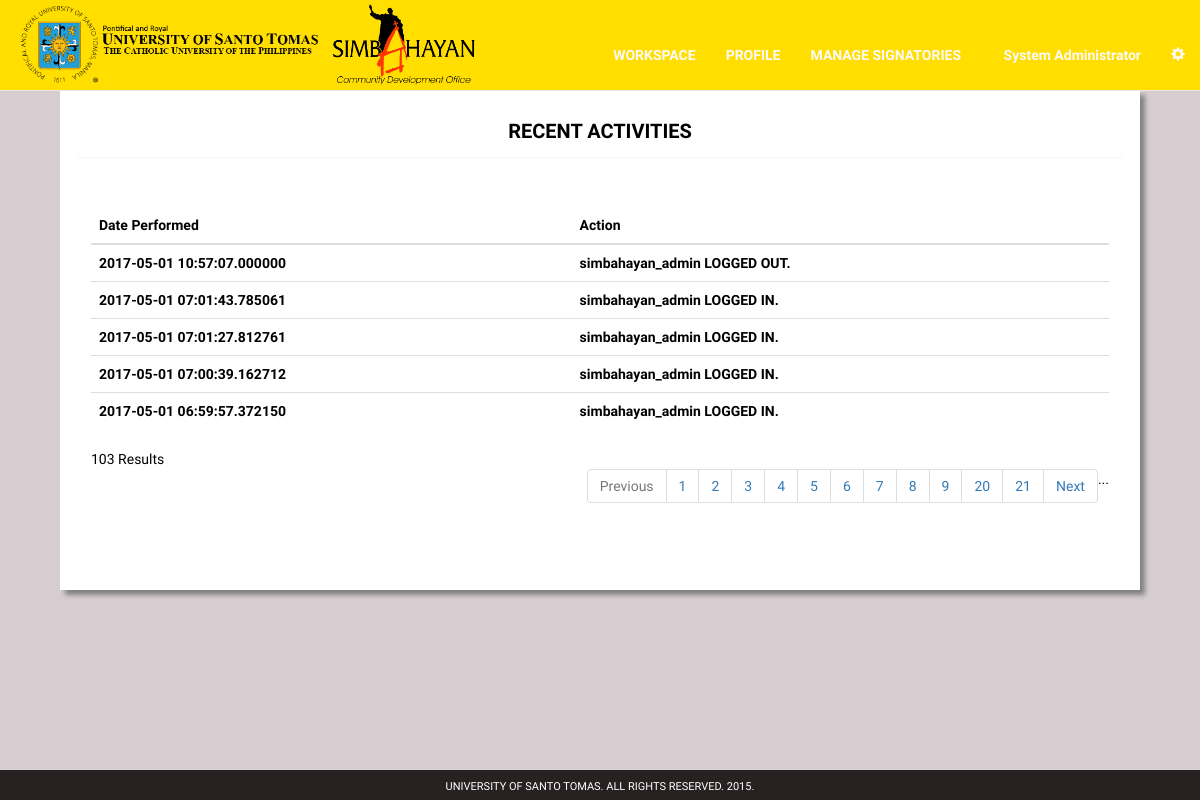
The page /admin-log.php (signed in) on the database its author committed.
### tables this page shows
CREATE TABLE `audit_trail` (
  `audit_id` int(11) NOT NULL,
  `user_id` int(11) NOT NULL,
  `action` varchar(250) NOT NULL,
  `datetime` timestamp(6) NOT NULL DEFAULT CURRENT_TIMESTAMP(6) ON UPDATE CURRENT_TIMESTAMP(6)
);

### admin-log.php (the view, shortened to what this page needs)
<?php
include "mysql_connect.php";
?>
<!DOCTYPE html>
<html lang="en">
<head>
    <link href="css/bootstrap.min.css" rel="stylesheet">
</head>
	<body style = "background-color: #d8ced1; font-family: 'RobotoDraft'; height: 100%; color: #222; font-size: 14px; padding-top: 5%; padding-bottom: 5%;">
  <div class = "wrapper">
<nav class="navbar navbar-default navbar-fixed-top">
<div class="container-fluid">
<div class="navbar-header">
<a href="admin.php"><img src= "images/ust_logo1.png" style = "height: 90px;"></a>
<a href="admin.php"><img src= "images/simba_logo.png" style = "height: 90px;"></a>
</div>
<div class="collapse navbar-collapse" id="bs-example-navbar-collapse-1">
  <ul class="nav navbar-nav" style = "margin-left: 120px; margin-top: 30px;">
    <li class="active"><a href="admin.php"><b>WORKSPACE</b><span class="sr-only">(current)</span></a></li>
    <li><a href="admin-profile.php"><b>PROFILE</b></a></li>
<li><a href="manage-simbahayan-1.php"><b>MANAGE SIGNATORIES</b></a></li>
  </ul>
  <ul class="nav navbar-nav navbar-right" style = "margin-top: 30px;">
    <li><a href="admin-profile.html"><b><?php echo $_SESSION['name'];?></b></a></li>
    <li class="dropdown">
      <a href="#" class="dropdown-toggle" data-toggle="dropdown" role="button" aria-haspopup="true" aria-expanded="false"><span class="glyphicon glyphicon-cog" aria-hidden="true"></span></a>
    </li>
  </ul>
</div>
</div>
</nav>
    <div class = "container">
               <div class = "col-md-12" style = "div-align: center; margin-top: 30px;">
            <div class = "col-md-12">
                <div class = "panel panel-body" style = "width: 100%; border-radius: 0;height: 500px; color: #000; background-color: #fff; box-shadow: 5px 5px 5px grey;">
                  <div class = "panel panel-heading" style = "font-size: 20px; color: #000; font-weight: bold;"><center>RECENT ACTIVITIES</center></div>
                  <div class = "col-md-12" style = "margin-top: 30px; font-size: 14px; height: 350px; overflow-y: scroll;">
                  <table class = "table table-hover">
                      <thead>
                          <th>Date Performed</th>
                          <th>Action</th>
                      </thead>
                    <tbody>
                    <?php
                    $tableName="audit_trail";
$limit = 5;
$query = "SELECT * FROM $tableName";
$result = mysqli_query($link,$query);
$total_pages = mysqli_num_rows($result);
$stages = 3;
$page = mysql_escape_string($_GET['page']);
if($page){
$start = ($page - 1) * $limit;
}else{
$start = 0;
}
					$sql="SELECT * FROM audit_trail ORDER BY datetime DESC LIMIT $start, $limit ";
					$result = mysqli_query($link, $sql);
					while($row = mysqli_fetch_array($result)) {
					echo "<tr>";
					echo "<th>" . $row['datetime'] . "</th>";
					echo "<th>" . $row['action'] . "</th>";
					echo "</tr>";
					}
		?>
                  </tbody>
				  </table>
                            <?php
$prev = $page - 1;
$next = $page + 1;
$lastpage = ceil($total_pages/$limit);
$LastPagem1 = $lastpage - 1;
$paginate = '';
if($lastpage > 1)
{
$paginate .= "<ul class='pagination' style = 'float: right;'>";
if ($page > 1){
$paginate.= "<li><a href='admin-log.php?page=$prev'>Previous</a></li>";
}else{
$paginate.= "<li class='disabled'><a href = ''>Previous</a></li>"; }
if ($lastpage < 7 + ($stages * 2))
{
for ($counter = 1; $counter <= $lastpage; $counter++)
{
if ($counter == $page){
$paginate.= "<li class='active'><a href = ''>$counter</a></li>";
}else{
$paginate.= "<li><a href='admin-log.php?page=$counter'>$counter</a></li>";}
}
}
elseif($lastpage > 5 + ($stages * 2))
{
if($page < 1 + ($stages * 2))
{
for ($counter = 1; $counter < 4 + ($stages * 2); $counter++)
{
if ($counter == $page){
$paginate.= "<li class='active'><a href = ''>$counter</a></li>";
}else{
$paginate.= "<li><a href='admin-log.php?page=$counter'>$counter</a></li>";}
}
$paginate.= "...";
$paginate.= "<li><a href='admin-log.php?page=$LastPagem1'>$LastPagem1</a></li>";
$paginate.= "<li><a href='admin-log.php?page=$lastpage'>$lastpage</a></li>";
}
}
if ($page < $counter - 1){
$paginate.= "<li><a href='admin-log.php?page=$next'>Next</a></li>";
}else{
$paginate.= "<li class='disabled'><a href = ''>Next</a></li>";
}
$paginate.= "</ul>";
}
echo $total_pages.' Results';
echo $paginate;
?>
                  </div>
                </div>
                </div>
     </div>
</div>
<footer style = "position:absolute; bottom:0px; height:30px; width:100%; padding-top:9px; background-color:#282122; color: #fff; text-align: center; font-size: 11px;">UNIVERSITY OF SANTO TOMAS. ALL RIGHTS RESERVED. 2015.</footer>
</div>
</body>
	</html>

### rows shown on the page
audit_trail: datetime "2017-05-01 10:57:07.000000", action "simbahayan_admin LOGGED OUT."
audit_trail: datetime "2017-05-01 07:01:43.785061", action "simbahayan_admin LOGGED IN."
audit_trail: datetime "2017-05-01 07:01:27.812761", action "simbahayan_admin LOGGED IN."
audit_trail: datetime "2017-05-01 07:00:39.162712", action "simbahayan_admin LOGGED IN."
audit_trail: datetime "2017-05-01 06:59:57.372150", action "simbahayan_admin LOGGED IN."

### other values the page prints
$_SESSION['name'] "System Administrator"
$total_pages "103"
$LastPagem1 "20"
$lastpage "21"
